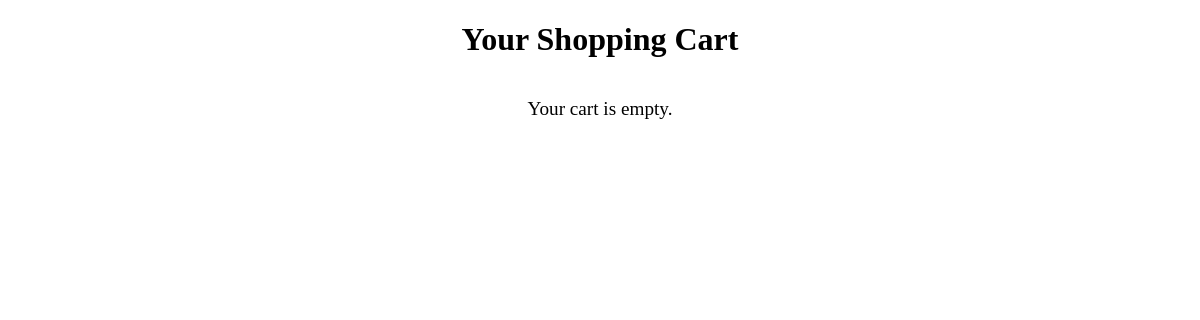
The page /cart (signed in) on the database as committed earlier.
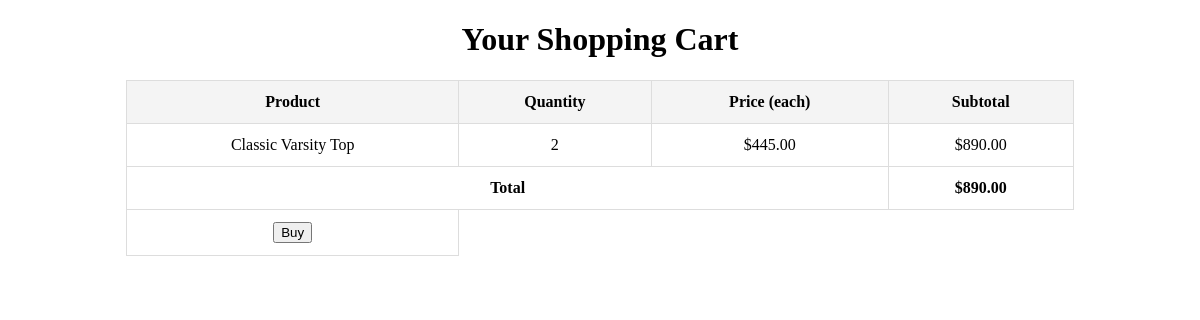
The same page on the database as committed later.
### app.py (models this page shows)
class CartItem(db.Model):
    id = db.Column(db.Integer, primary_key=True)
    cart_id = db.Column(db.Integer, db.ForeignKey('cart.id'))
    product_id = db.Column(db.Integer, db.ForeignKey('product.id'))
    quantity = db.Column(db.Integer, default=1)
    product = db.relationship('Product')

class Product(db.Model):
    id = db.Column(db.Integer , primary_key=True)
    name = db.Column(db.String , nullable = False)
    description = db.Column(db.String , nullable = False)
    quantity = db.Column(db.String , nullable = False)
    price = db.Column(db.Float ,nullable = False)
    image_url = db.Column(db.String , nullable = False)

### app.py (the view)
@app.route('/cart')
def view_cart():
    customer = get_current_customer()
    if not customer:
        return redirect(url_for('custlogin'))
    cart = customer.cart
    total = sum(item.product.price * item.quantity for item in cart.items) if cart else 0
    return render_template('cart.html', cart=cart, total=total)

### app.py (called while the page is built)
def get_current_customer():
    if 'customer_id' in session:
        return Customer.query.get(session['customer_id'])
    return None

### templates/cart.html (shortened to what this page needs)
<!DOCTYPE html>
<html lang="en">
<head>
</head>
<body>
    <h1 style="text-align:center;">Your Shopping Cart</h1>
    {% if cart and cart.items %}
    <table>
        <thead>
            <tr>
                <th>Product</th>
                <th>Quantity</th>
                <th>Price (each)</th>
                <th>Subtotal</th>
            </tr>
        </thead>
        <tbody>
            {% for item in cart.items %}
            <tr>
                <td>{{ item.product.name }}</td>
                <td>{{ item.quantity }}</td>
                <td>${{ "%.2f"|format(item.product.price) }}</td>
                <td>${{ "%.2f"|format(item.product.price * item.quantity) }}</td>
            </tr>
            {% endfor %}
            <tr class="total-row">
                <td colspan="3">Total</td>
                <td>${{ "%.2f"|format(total) }}</td>
            </tr>
            <tr class="total-row" ,align="right">
                <td><a href="{{url_for('checkout')}}"><button>Buy</button></a></td>
            </tr>
        </tbody>
    </table>
    {% else %}
    <p class="empty-cart">Your cart is empty.</p>
    {% endif %}
</body>
</html>

### templates/cart.html (style rules this page uses)
table { width: 80%; margin: 20px auto; border-collapse: collapse; }
th, td { padding: 12px; border: 1px solid #ddd; text-align: center; }
th { background-color: #f4f4f4; }
.total-row td { font-weight: bold; }

Rows that differ between the two databases and show on the page:
added CartItem: product.name "Classic Varsity Top", quantity "2"
now on this page (row unchanged): Product: product.price "445.00", item.product.price*item.quantity "890.00"
Other text that changed with them:
{{ "%.2f"|format(total) }}: (not shown) → "890.00"
text no longer shown: "Your cart is empty."
text now shown: "Product Quantity Price (each) Subtotal Total $ Buy"
